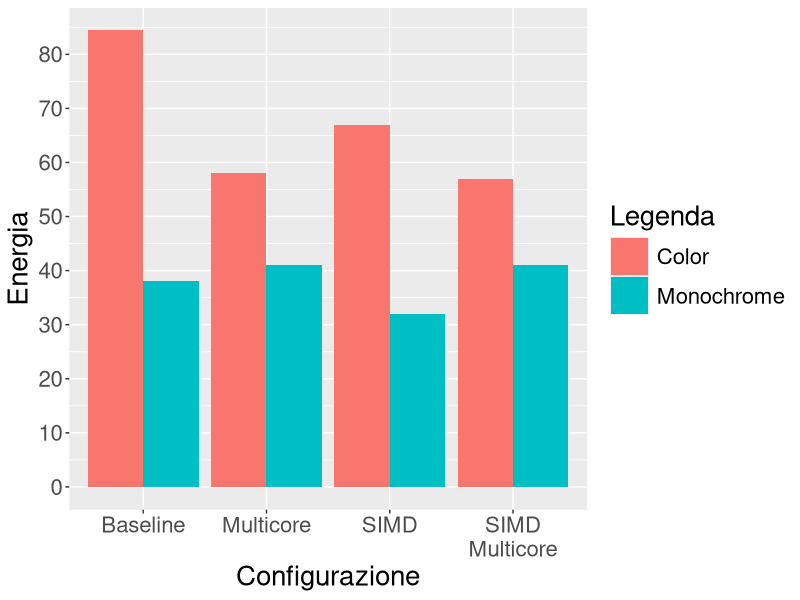

This chart was generated by the following R code:
#Make the data reproducible:
Configurazione <- c(rep("Baseline", 2), rep("SIMD", 2), rep("Multicore", 2), rep("SIMD\nMulticore", 2))
Legenda <- gl(2, 1, 8, labels=c("Color", "Monochrome"))
Energia <- c(84.42, 38, 67, 32, 58, 41, 57, 41)

d <- data.frame(Configurazione=Configurazione, Legenda=Legenda, Energia=Energia)

require(ggplot2) 

png("energy.png", width = 800, height = 450)

ggp <- ggplot(d) + geom_bar(aes(x=Configurazione, y=Energia, fill=Legenda), stat="identity", position=position_dodge()) + 
  scale_y_continuous(breaks = scales::pretty_breaks(n = 10))

ggp = ggp + theme(text = element_text(size = 20)) + theme(legend.key.size = unit(1, 'cm'),
                                                          legend.key.height = unit(1, 'cm'), legend.key.width = unit(1, 'cm'))

print(ggp)

dev.off()

